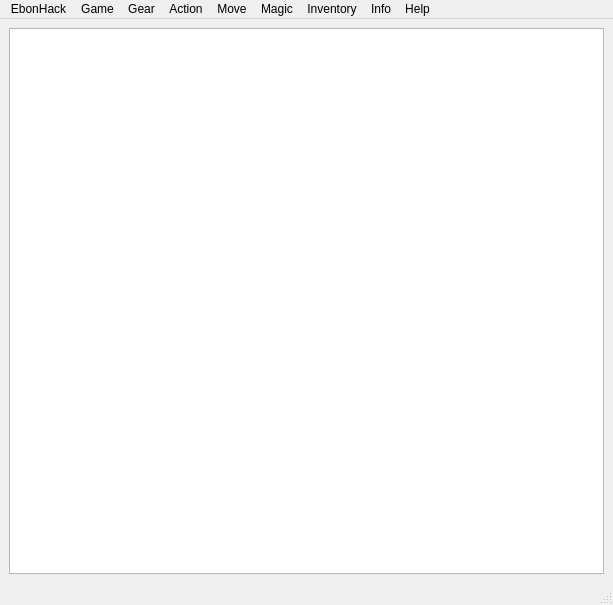
<?xml version="1.0" encoding="UTF-8"?>
<ui version="4.0">
 <class>MainWindow</class>
 <widget class="QMainWindow" name="MainWindow">
  <property name="geometry">
   <rect>
    <x>0</x>
    <y>0</y>
    <width>613</width>
    <height>605</height>
   </rect>
  </property>
  <property name="windowTitle">
   <string>EbonHack</string>
  </property>
  <widget class="QWidget" name="centralwidget">
   <layout class="QVBoxLayout" name="verticalLayout">
    <item>
     <widget class="QGraphicsView" name="graphicsView"/>
    </item>
   </layout>
  </widget>
  <widget class="QMenuBar" name="mainMenuBar">
   <property name="geometry">
    <rect>
     <x>0</x>
     <y>0</y>
     <width>613</width>
     <height>21</height>
    </rect>
   </property>
   <widget class="QMenu" name="menuGame">
    <property name="title">
     <string>Game</string>
    </property>
    <addaction name="actionCompile_Options"/>
    <addaction name="actionExplore_Mode"/>
    <addaction name="actionHistory"/>
    <addaction name="actionOptions"/>
    <addaction name="actionRedraw_Screen"/>
    <addaction name="actionSuicide"/>
    <addaction name="actionVersion"/>
    <addaction name="separator"/>
    <addaction name="actionSave_And_Exit"/>
   </widget>
   <widget class="QMenu" name="menuGear">
    <property name="title">
     <string>Gear</string>
    </property>
    <addaction name="actionApparel_Off"/>
    <addaction name="actionExchange_Weapons"/>
    <addaction name="actionLoad_Quiver"/>
    <addaction name="actionPut_On_Accessory"/>
    <addaction name="actionRemove_Accessory"/>
    <addaction name="actionTake_Off_Armor"/>
    <addaction name="actionTwo_Weapon_Combat"/>
    <addaction name="actionWear_Armor"/>
    <addaction name="actionWield_Weapon"/>
   </widget>
   <widget class="QMenu" name="menuAction">
    <property name="title">
     <string>Action</string>
    </property>
    <addaction name="actionAgain"/>
    <addaction name="actionApply"/>
    <addaction name="actionChat"/>
    <addaction name="actionClose_Door"/>
    <addaction name="actionEat"/>
    <addaction name="actionFight"/>
    <addaction name="actionFire"/>
    <addaction name="actionForce"/>
    <addaction name="actionKick"/>
    <addaction name="actionLoot"/>
    <addaction name="actionOpen_Door"/>
    <addaction name="actionPay"/>
    <addaction name="actionRest"/>
    <addaction name="actionRide"/>
    <addaction name="actionSearch"/>
    <addaction name="actionSit"/>
    <addaction name="actionThrow"/>
    <addaction name="actionUntrap"/>
    <addaction name="actionWipe_Face"/>
   </widget>
   <widget class="QMenu" name="menuMove">
    <property name="title">
     <string>Move</string>
    </property>
    <addaction name="actionUp"/>
    <addaction name="actionDown"/>
    <addaction name="actionJump"/>
    <addaction name="actionGo"/>
    <addaction name="actionGo_Ignore_Forks"/>
    <addaction name="actionMove"/>
    <addaction name="actionMove_Far"/>
   </widget>
   <widget class="QMenu" name="menuMagic">
    <property name="title">
     <string>Magic</string>
    </property>
    <addaction name="actionDip"/>
    <addaction name="actionEngrave"/>
    <addaction name="actionInvoke"/>
    <addaction name="actionList_Reorder_Spells"/>
    <addaction name="actionMonster_Ability"/>
    <addaction name="actionOffer"/>
    <addaction name="actionPray"/>
    <addaction name="actionQuaff_Potion"/>
    <addaction name="actionRead_Scroll_Book"/>
    <addaction name="actionRub"/>
    <addaction name="actionTeleport"/>
    <addaction name="actionTurn_Undead"/>
    <addaction name="actionZap_Spell"/>
    <addaction name="actionZap_Wand"/>
   </widget>
   <widget class="QMenu" name="menuInfo">
    <property name="title">
     <string>Info</string>
    </property>
    <addaction name="actionAdjust_Letters"/>
    <addaction name="actionBase_Attributes"/>
    <addaction name="actionConduct"/>
    <addaction name="actionDiscoveries"/>
    <addaction name="actionEnhance_Skills"/>
    <addaction name="actionName_Creature"/>
    <addaction name="actionName_Object"/>
    <addaction name="actionRepeat_Message"/>
   </widget>
   <widget class="QMenu" name="menuHelp">
    <property name="title">
     <string>Help</string>
    </property>
    <addaction name="actionCommand_Info"/>
    <addaction name="actionExtended_Commands"/>
    <addaction name="actionGet_Trap_Type"/>
    <addaction name="actionHelp"/>
    <addaction name="actionWhat_is"/>
    <addaction name="actionWhat_is_Here"/>
    <addaction name="actionWhat_is_There"/>
    <addaction name="separator"/>
   </widget>
   <widget class="QMenu" name="menuInventory">
    <property name="title">
     <string>Inventory</string>
    </property>
    <addaction name="actionCount_Gold"/>
    <addaction name="actionDrop"/>
    <addaction name="actionDrop_Many"/>
    <addaction name="actionEquipped_Amulet"/>
    <addaction name="actionEquipped_Armor"/>
    <addaction name="actionEquipped_Rings"/>
    <addaction name="actionEquipped_Tools"/>
    <addaction name="actionEquipped_Weapons"/>
    <addaction name="actionGet"/>
    <addaction name="actionInventory"/>
    <addaction name="actionInventory_of_Type"/>
    <addaction name="actionList_All_Equipment"/>
    <addaction name="actionToggle_Autopickup"/>
   </widget>
   <widget class="QMenu" name="menuEbonHack">
    <property name="title">
     <string>EbonHack</string>
    </property>
    <addaction name="actionConnect"/>
    <addaction name="actionEbonHack_Manual"/>
    <addaction name="actionGraphics_Enabled"/>
    <addaction name="actionGraphics_Settings"/>
    <addaction name="actionTip_of_the_Day"/>
    <addaction name="actionZoom"/>
    <addaction name="actionQuit"/>
   </widget>
   <addaction name="menuEbonHack"/>
   <addaction name="menuGame"/>
   <addaction name="menuGear"/>
   <addaction name="menuAction"/>
   <addaction name="menuMove"/>
   <addaction name="menuMagic"/>
   <addaction name="menuInventory"/>
   <addaction name="menuInfo"/>
   <addaction name="menuHelp"/>
  </widget>
  <widget class="QStatusBar" name="statusbar"/>
  <action name="actionVersion">
   <property name="text">
    <string>Version</string>
   </property>
   <property name="shortcut">
    <string>V</string>
   </property>
  </action>
  <action name="actionCompile_Options">
   <property name="text">
    <string>Compile Options (#version)</string>
   </property>
  </action>
  <action name="actionHistory">
   <property name="text">
    <string>History</string>
   </property>
   <property name="shortcut">
    <string>Shift+V</string>
   </property>
  </action>
  <action name="actionOptions">
   <property name="text">
    <string>Options</string>
   </property>
   <property name="shortcut">
    <string>Shift+O</string>
   </property>
  </action>
  <action name="actionToggle_Autopickup">
   <property name="text">
    <string>Toggle Autopickup</string>
   </property>
   <property name="shortcut">
    <string>@</string>
   </property>
  </action>
  <action name="actionExplore_Mode">
   <property name="text">
    <string>Explore Mode</string>
   </property>
   <property name="shortcut">
    <string>Shift+X</string>
   </property>
  </action>
  <action name="actionRedraw_Screen">
   <property name="text">
    <string>Redraw Screen</string>
   </property>
   <property name="shortcut">
    <string>Ctrl+R</string>
   </property>
  </action>
  <action name="actionSave_And_Exit">
   <property name="text">
    <string>Save and Exit</string>
   </property>
   <property name="shortcut">
    <string>Shift+S</string>
   </property>
  </action>
  <action name="actionSuicide">
   <property name="text">
    <string>Suicide (#quit)</string>
   </property>
  </action>
  <action name="actionApparel_Off">
   <property name="text">
    <string>Apparel Off</string>
   </property>
   <property name="shortcut">
    <string>Shift+A</string>
   </property>
  </action>
  <action name="actionWield_Weapon">
   <property name="text">
    <string>Wield Weapon</string>
   </property>
   <property name="shortcut">
    <string>W</string>
   </property>
  </action>
  <action name="actionExchange_Weapons">
   <property name="text">
    <string>Exchange Weapons</string>
   </property>
   <property name="shortcut">
    <string>X</string>
   </property>
  </action>
  <action name="actionTwo_Weapon_Combat">
   <property name="text">
    <string>Two Weapon Combat (#twoweapon)</string>
   </property>
   <property name="toolTip">
    <string>Two Weapon Combat (#twoweapon)</string>
   </property>
  </action>
  <action name="actionLoad_Quiver">
   <property name="text">
    <string>Load Quiver</string>
   </property>
   <property name="shortcut">
    <string>Shift+Q</string>
   </property>
  </action>
  <action name="actionWear_Armor">
   <property name="text">
    <string>Wear Armor</string>
   </property>
   <property name="shortcut">
    <string>Shift+W</string>
   </property>
  </action>
  <action name="actionTake_Off_Armor">
   <property name="text">
    <string>Take Off Armor</string>
   </property>
   <property name="shortcut">
    <string>Shift+T</string>
   </property>
  </action>
  <action name="actionPut_On_Accessory">
   <property name="text">
    <string>Put On Accessory</string>
   </property>
   <property name="shortcut">
    <string>Shift+P</string>
   </property>
  </action>
  <action name="actionRemove_Accessory">
   <property name="text">
    <string>Remove Accessory</string>
   </property>
   <property name="shortcut">
    <string>Shift+R</string>
   </property>
  </action>
  <action name="actionAgain">
   <property name="text">
    <string>Again</string>
   </property>
   <property name="shortcut">
    <string>Ctrl+A</string>
   </property>
  </action>
  <action name="actionApply">
   <property name="text">
    <string>Apply</string>
   </property>
   <property name="shortcut">
    <string>A</string>
   </property>
  </action>
  <action name="actionChat">
   <property name="text">
    <string>Chat (#chat)</string>
   </property>
  </action>
  <action name="actionClose_Door">
   <property name="text">
    <string>Close Door</string>
   </property>
   <property name="shortcut">
    <string>C</string>
   </property>
  </action>
  <action name="actionDrop">
   <property name="text">
    <string>Drop</string>
   </property>
   <property name="shortcut">
    <string>D</string>
   </property>
  </action>
  <action name="actionDrop_Many">
   <property name="text">
    <string>Drop Many</string>
   </property>
   <property name="shortcut">
    <string>Shift+D</string>
   </property>
  </action>
  <action name="actionEat">
   <property name="text">
    <string>Eat</string>
   </property>
   <property name="shortcut">
    <string>E</string>
   </property>
  </action>
  <action name="actionEngrave">
   <property name="text">
    <string>Engrave</string>
   </property>
   <property name="shortcut">
    <string>Shift+E</string>
   </property>
  </action>
  <action name="actionFight">
   <property name="text">
    <string>Fight</string>
   </property>
   <property name="shortcut">
    <string>Shift+F</string>
   </property>
  </action>
  <action name="actionFire">
   <property name="text">
    <string>Fire</string>
   </property>
   <property name="shortcut">
    <string>F</string>
   </property>
  </action>
  <action name="actionForce">
   <property name="text">
    <string>Force (#force)</string>
   </property>
  </action>
  <action name="actionGet">
   <property name="text">
    <string>Get</string>
   </property>
   <property name="shortcut">
    <string>,</string>
   </property>
  </action>
  <action name="actionKick">
   <property name="text">
    <string>Kick</string>
   </property>
   <property name="shortcut">
    <string>Ctrl+D</string>
   </property>
  </action>
  <action name="actionLoot">
   <property name="text">
    <string>Loot (#loot)</string>
   </property>
  </action>
  <action name="actionOpen_Door">
   <property name="text">
    <string>Open Door</string>
   </property>
   <property name="shortcut">
    <string>O</string>
   </property>
  </action>
  <action name="actionPay">
   <property name="text">
    <string>Pay</string>
   </property>
   <property name="shortcut">
    <string>P</string>
   </property>
  </action>
  <action name="actionRest">
   <property name="text">
    <string>Rest</string>
   </property>
   <property name="shortcut">
    <string>.</string>
   </property>
  </action>
  <action name="actionRide">
   <property name="text">
    <string>Ride (#ride)</string>
   </property>
  </action>
  <action name="actionSearch">
   <property name="text">
    <string>Search</string>
   </property>
   <property name="shortcut">
    <string>S</string>
   </property>
  </action>
  <action name="actionSit">
   <property name="text">
    <string>Sit (#sit)</string>
   </property>
  </action>
  <action name="actionThrow">
   <property name="text">
    <string>Throw</string>
   </property>
   <property name="shortcut">
    <string>T</string>
   </property>
  </action>
  <action name="actionUntrap">
   <property name="text">
    <string>Untrap (#untrap)</string>
   </property>
  </action>
  <action name="actionWipe_Face">
   <property name="text">
    <string>Wipe Face (#wipe)</string>
   </property>
  </action>
  <action name="actionUp">
   <property name="text">
    <string>Up</string>
   </property>
   <property name="shortcut">
    <string>&lt;</string>
   </property>
  </action>
  <action name="actionDown">
   <property name="text">
    <string>Down</string>
   </property>
   <property name="shortcut">
    <string>&gt;</string>
   </property>
  </action>
  <action name="actionJump">
   <property name="text">
    <string>Jump (#jump)</string>
   </property>
  </action>
  <action name="actionGo">
   <property name="text">
    <string>Go</string>
   </property>
   <property name="shortcut">
    <string>G</string>
   </property>
  </action>
  <action name="actionGo_Ignore_Forks">
   <property name="text">
    <string>Go, Ignore Forks</string>
   </property>
   <property name="shortcut">
    <string>Shift+G</string>
   </property>
  </action>
  <action name="actionMove">
   <property name="text">
    <string>Move</string>
   </property>
   <property name="shortcut">
    <string>M</string>
   </property>
  </action>
  <action name="actionMove_Far">
   <property name="text">
    <string>Move Far</string>
   </property>
   <property name="shortcut">
    <string>Shift+M</string>
   </property>
  </action>
  <action name="actionQuaff_Potion">
   <property name="text">
    <string>Quaff Potion</string>
   </property>
   <property name="shortcut">
    <string>Q</string>
   </property>
  </action>
  <action name="actionRead_Scroll_Book">
   <property name="text">
    <string>Read Scroll/Book</string>
   </property>
   <property name="shortcut">
    <string>R</string>
   </property>
  </action>
  <action name="actionZap_Wand">
   <property name="text">
    <string>Zap Wand</string>
   </property>
   <property name="shortcut">
    <string>Z</string>
   </property>
  </action>
  <action name="actionZap_Spell">
   <property name="text">
    <string>Zap Spell</string>
   </property>
   <property name="shortcut">
    <string>Shift+Z</string>
   </property>
  </action>
  <action name="actionDip">
   <property name="text">
    <string>Dip (#dip)</string>
   </property>
  </action>
  <action name="actionRub">
   <property name="text">
    <string>Rub (#rub)</string>
   </property>
  </action>
  <action name="actionInvoke">
   <property name="text">
    <string>Invoke (#invoke)</string>
   </property>
  </action>
  <action name="actionOffer">
   <property name="text">
    <string>Offer (#offer)</string>
   </property>
  </action>
  <action name="actionPray">
   <property name="text">
    <string>Pray (#pray)</string>
   </property>
  </action>
  <action name="actionTeleport">
   <property name="text">
    <string>Teleport</string>
   </property>
   <property name="shortcut">
    <string>Ctrl+T</string>
   </property>
  </action>
  <action name="actionMonster_Ability">
   <property name="text">
    <string>Monster Ability (#monster)</string>
   </property>
  </action>
  <action name="actionTurn_Undead">
   <property name="text">
    <string>Turn Undead (#turn)</string>
   </property>
  </action>
  <action name="actionInventory">
   <property name="text">
    <string>Inventory</string>
   </property>
   <property name="shortcut">
    <string>I</string>
   </property>
  </action>
  <action name="actionInventory_of_Type">
   <property name="text">
    <string>Inventory of Type</string>
   </property>
   <property name="shortcut">
    <string>Shift+I</string>
   </property>
  </action>
  <action name="actionEquipped_Weapons">
   <property name="text">
    <string>Equipped Weapons</string>
   </property>
   <property name="shortcut">
    <string>)</string>
   </property>
  </action>
  <action name="actionEquipped_Armor">
   <property name="text">
    <string>Equipped Armor</string>
   </property>
   <property name="shortcut">
    <string>[</string>
   </property>
  </action>
  <action name="actionEquipped_Rings">
   <property name="text">
    <string>Equipped Rings</string>
   </property>
   <property name="shortcut">
    <string>=</string>
   </property>
  </action>
  <action name="actionEquipped_Amulet">
   <property name="text">
    <string>Equipped Amulet</string>
   </property>
   <property name="shortcut">
    <string>&quot;</string>
   </property>
  </action>
  <action name="actionEquipped_Tools">
   <property name="text">
    <string>Equipped Tools</string>
   </property>
   <property name="shortcut">
    <string>(</string>
   </property>
  </action>
  <action name="actionList_All_Equipment">
   <property name="text">
    <string>List All Equipment</string>
   </property>
   <property name="shortcut">
    <string>*</string>
   </property>
  </action>
  <action name="actionCount_Gold">
   <property name="text">
    <string>Count Gold</string>
   </property>
   <property name="shortcut">
    <string>$</string>
   </property>
  </action>
  <action name="actionConduct">
   <property name="text">
    <string>Conduct (#conduct)</string>
   </property>
  </action>
  <action name="actionDiscoveries">
   <property name="text">
    <string>Discoveries</string>
   </property>
   <property name="shortcut">
    <string>\</string>
   </property>
  </action>
  <action name="actionBase_Attributes">
   <property name="text">
    <string>Base Attributes</string>
   </property>
   <property name="shortcut">
    <string>Ctrl+X</string>
   </property>
  </action>
  <action name="actionList_Reorder_Spells">
   <property name="text">
    <string>List/Reorder Spells</string>
   </property>
   <property name="shortcut">
    <string>+</string>
   </property>
  </action>
  <action name="actionAdjust_Letters">
   <property name="text">
    <string>Adjust Letters (#adjust)</string>
   </property>
  </action>
  <action name="actionName_Object">
   <property name="text">
    <string>Name Object (#name)</string>
   </property>
  </action>
  <action name="actionName_Creature">
   <property name="text">
    <string>Name Creature</string>
   </property>
   <property name="shortcut">
    <string>Shift+C</string>
   </property>
  </action>
  <action name="actionEnhance_Skills">
   <property name="text">
    <string>Enhance Skills (#enhance)</string>
   </property>
  </action>
  <action name="actionRepeat_Message">
   <property name="text">
    <string>Repeat Message</string>
   </property>
   <property name="shortcut">
    <string>Ctrl+P</string>
   </property>
  </action>
  <action name="actionHelp">
   <property name="text">
    <string>Help</string>
   </property>
   <property name="shortcut">
    <string>?</string>
   </property>
  </action>
  <action name="actionExtended_Commands">
   <property name="text">
    <string>Extended Commands (#?)</string>
   </property>
  </action>
  <action name="actionCommand_Info">
   <property name="text">
    <string>Command Info</string>
   </property>
  </action>
  <action name="actionGet_Trap_Type">
   <property name="text">
    <string>Get Trap Type</string>
   </property>
   <property name="shortcut">
    <string>^</string>
   </property>
  </action>
  <action name="actionWhat_is_Here">
   <property name="text">
    <string>What is Here</string>
   </property>
   <property name="shortcut">
    <string>:</string>
   </property>
  </action>
  <action name="actionWhat_is_There">
   <property name="text">
    <string>What is There</string>
   </property>
   <property name="shortcut">
    <string>;</string>
   </property>
  </action>
  <action name="actionWhat_is">
   <property name="text">
    <string>What is</string>
   </property>
   <property name="shortcut">
    <string>/</string>
   </property>
  </action>
  <action name="actionZoom_In">
   <property name="text">
    <string>Zoom In</string>
   </property>
  </action>
  <action name="actionConnect">
   <property name="text">
    <string>Connect to Server...</string>
   </property>
  </action>
  <action name="actionGraphics_Enabled">
   <property name="checkable">
    <bool>true</bool>
   </property>
   <property name="checked">
    <bool>false</bool>
   </property>
   <property name="text">
    <string>Enable Tiles</string>
   </property>
   <property name="shortcut">
    <string>Home</string>
   </property>
  </action>
  <action name="actionZoom">
   <property name="text">
    <string>Zoom...</string>
   </property>
   <property name="visible">
    <bool>false</bool>
   </property>
  </action>
  <action name="actionEbonHack_Manual">
   <property name="text">
    <string>EbonHack Manual</string>
   </property>
  </action>
  <action name="actionTip_of_the_Day">
   <property name="text">
    <string>Tip of the Day</string>
   </property>
  </action>
  <action name="actionChoose_Tileset">
   <property name="text">
    <string>Choose Tileset...</string>
   </property>
  </action>
  <action name="actionGraphics_Settings">
   <property name="text">
    <string>Graphics Settings...</string>
   </property>
  </action>
  <action name="actionQuit">
   <property name="text">
    <string>Quit</string>
   </property>
  </action>
 </widget>
 <resources/>
 <connections/>
</ui>
